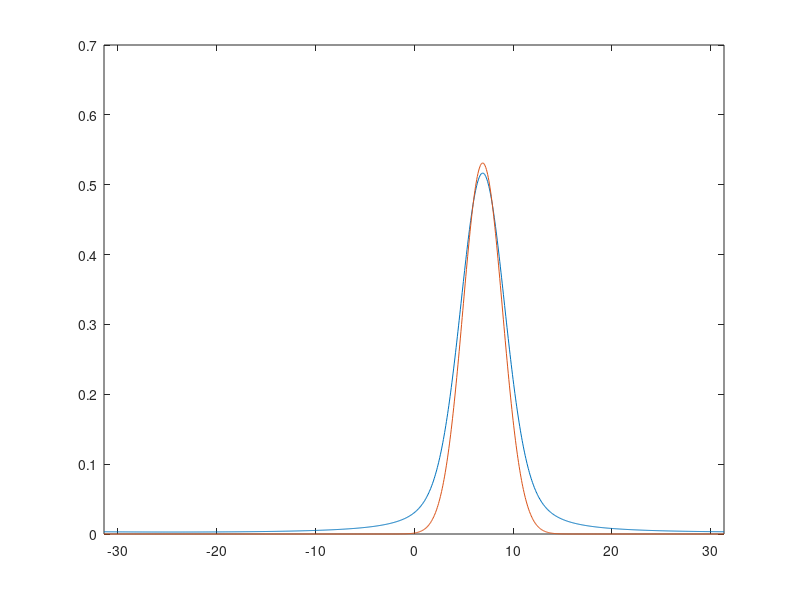

This chart was generated by the following MATLAB code:
% ===================================
% HOMEWORK 3B IN COMP.PHYS. - TASK 1
% ===================================
% By Victor Nilsson, Simon Nilsson
% 2015
%
% Length scale: 1 Å
% Time scale:   1 fs = 1e-15 s
% Energy scale: 1 eV

clear all, clc, close all

% ------ SIMULATION PARAMETERS ---------
hbar        = 1.054/1.602; % JS -> f eV s
d           = 0.5;
m           = 1.66/1.6*1e2;
p_0         = sqrt(0.1*2*m);
x_0         = 0;
dx          = 0.1;
n_points    = 1024;
dp          = 2*pi/(n_points*dx);


% ----------- VARIABLES ------------
% space samples
x = x_0+dx*(0:n_points-1);
% and the corresponding samples in momentum space
p = ((0:n_points-1)-n_points/2)*dp;
% ---- Functions handles ----
Gaussian_Wave_Packet = @(x)1/(pi*d^2)^(1/4)*exp(-(x-x_0).^2/(2*d^2)).*exp(1i*p_0*(x-x_0)/hbar);
% Fourier transform obtained via Mathematica
Gaussian_Packet_Fourier = @(p)(exp(1i*p*x_0 - (d^2*(p_0 - p*hbar).^2)./(2*hbar^2))./((d^(-2))^(1/4)*pi^(1/4)));
% ---------------------------------

% Sample-discretize the wave packet function
wave_packet = Gaussian_Wave_Packet(x)*dx;
fourier_prob = abs(Gaussian_Packet_Fourier(p));

temp = fftshift(fft(wave_packet));
plot(p,abs(temp).^2)
hold on
plot(p,fourier_prob)
xlim([min(p) max(p)])